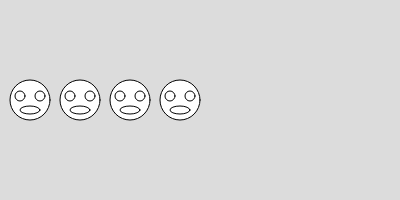
Frame 1 (no input)
Frame 60 (no input): identical to frame 1, image omitted
Frame 120 (the mouse pressed at the canvas centre since frame 60): identical to frame 1, image omitted

The p5.js sketch that drew this single still picture (run headless with seeded random() and noise() and a simulated clock; from frame 60 on, the mouse is pressed at the canvas centre):

// p5.js sketch
// ── sketch.js
function setup() {
  createCanvas(400, 200);
  create_ui();
}

function draw() {
  background(220);
  draw_head(10, 80);
  draw_head(60, 80);
  draw_head(110, 80);
  draw_head(160, 80);
  update_ui();
}

function draw_head(xpos, ypos) {
  translate(xpos,ypos)
  // ellipse(x, y, w, [h])
  ellipse(20, 20, 40);     // Face
  ellipse(10, 16, 10);     // Left Eye
  ellipse(30, 16, 10);     // Right Eye
  ellipse(20, 30, 20, 8);  // Mouth
  translate(-xpos,-ypos)
}

function create_ui() {
  createSpan().id('mox');
  createSpan().id('moy');
  createSpan().id('cco');
}

function update_ui() {
  select('#mox').html('[mouseX='+mouseX+'] ')
  select('#moy').html('[mouseY='+mouseY+'] ')
  select('#cco').html('[RGBA='+get(mouseX,mouseY)+'] ')
}
